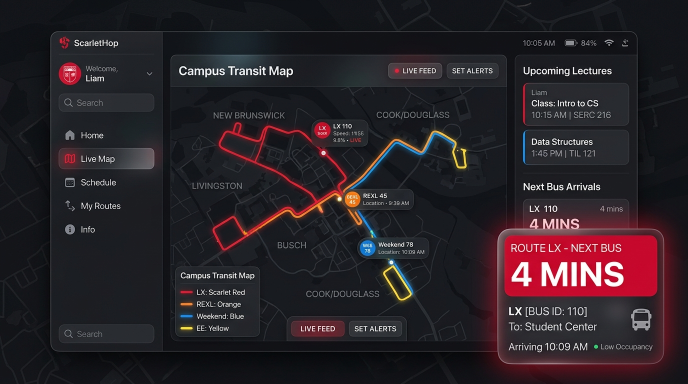
#> input picture Patient_Portal.png, 1376 x 768 px (shown at 1/2 size)
$ python -i schedule_parser.py   (imports and definitions only)
#> lines starting #> are read from the running program, lines starting #| are printed output that depends on the picture
import os
import json
import base64
import re
import io
from typing import List, Dict, Any, Optional
from PIL import Image

# [5 lines not run here, left out]

from google import genai
from google.genai import types

from app.rutgers_data import CAMPUS_BUILDINGS, find_building

DAY_MAP = {
    "M": "M", "MON": "M", "MONDAY": "M",
    "T": "T", "TU": "T", "TUE": "T", "TUES": "T", "TUESDAY": "T",
    "W": "W", "WED": "W", "WEDNESDAY": "W",
    "TH": "TH", "R": "TH", "H": "TH", "THU": "TH", "THUR": "TH", "THURSDAY": "TH",
    "F": "F", "FRI": "F", "FRIDAY": "F",
    "S": "S", "SA": "S", "SAT": "S", "SATURDAY": "S",
    "SU": "SU", "SUN": "SU", "SUNDAY": "SU"
}

DAY_ORDER = {"M": 1, "T": 2, "W": 3, "TH": 4, "F": 5, "S": 6, "SU": 7}

# [78 lines left out: functions normalize_days, normalize_time, prepare_image_for_gemini, not called in this run]

def parse_schedule_with_gemini(image_bytes: bytes, mime_type: str = "image/png") -> Dict[str, Any]:
    """
    Uses Gemini Vision API to parse Rutgers Course Schedule screenshots (WebReg, Canvas, CSP).
    Extracts course code, title, days of the week, meeting times, and classroom buildings.
    Groups identical meetings (same course, time, and location) into a single entry with combined days.
    """
    api_key = os.getenv("GEMINI_API_KEY")

    # Check if GEMINI_API_KEY is missing or blank
    if not api_key or api_key.strip() in ["", "your_gemini_api_key_here", "YOUR_GEMINI_API_KEY"]:
        print("[ScheduleOCR] GEMINI_API_KEY is not set or empty in .env.")
        return {
            "status": "missing_api_key",
            "message": "GEMINI_API_KEY is not set in .env. Please set GEMINI_API_KEY in your .env file to parse schedule screenshots.",
            "classes": []
        }

    # Normalize image to standard JPEG bytes
    safe_image_bytes, safe_mime = prepare_image_for_gemini(image_bytes, mime_type)

    model_name = os.getenv("GEMINI_MODEL") or "gemini-3.5-flash-lite"
    print(f"[ScheduleOCR] Analyzing image with Gemini model: {model_name}...")

    prompt = """
    You are an expert Rutgers University academic assistant.
    Analyze this Rutgers course schedule image (from WebReg, Canvas, or Course Schedule Planner) and extract all scheduled class meetings.

    CRITICAL EXTRACTION & GROUPING RULES:
    1. Extract the course title and code (e.g. "Intro to Computer Science (01:198:111)").
    2. Extract meeting days using standard abbreviations: "M", "T", "W", "TH", "F", "S", "SU" (or "Online"). Note: 'H' or 'R' at Rutgers stands for 'TH' (Thursday).
    3. Extract start and end times in 24-hour format (e.g. "10:20", "11:40").
    4. Extract the physical classroom location, building name, and room number (e.g. "Hill Center 114", "Tillett Hall 254", "SEC 111", "Academic Building 1180").
    5. CRITICAL GROUPING: When a course meets at the same time and in the same location/building on multiple days (for example, Monday and Thursday 10:20-11:40 in Hill Center 114), GROUP THEM INTO A SINGLE ENTRY with all days combined (e.g. ["M", "TH"] and "M, TH"). Do NOT return separate entries for M and TH!

    Return a strictly valid JSON array of objects with the following schema:
    [
      {
        "course": "string (e.g. Intro to Computer Science 01:198:111)",
        "days": ["M", "TH"],
        "days_display": "M, TH",
        "startTime": "HH:MM in 24-hour format (e.g. 10:20)",
        "endTime": "HH:MM in 24-hour format (e.g. 11:40)",
        "building": "string (e.g. Hill Center 114)",
        "room": "string (e.g. 114)",
        "location": "string (e.g. Hill Center 114)"
      }
    ]

    Do not include markdown fences or explanation. Return only valid JSON.
    """

    client = genai.Client(api_key=api_key.strip())
    try:
        response = client.models.generate_content(
            model=model_name,
            contents=[
                types.Part.from_bytes(data=safe_image_bytes, mime_type=safe_mime),
                prompt
            ]
        )
        raw_text = response.text.strip()
    except Exception as e:
        print(f"[ScheduleOCR] Gemini parsing error: {e}")
        return {
            "status": "error",
            "message": f"Gemini Vision parsing failed: {str(e)}",
            "classes": []
        }

    try:
        # Robust JSON extraction using regex
        json_match = re.search(r"(\[[\s\S]*\]|\{[\s\S]*\})", raw_text)
        if json_match:
            parsed = json.loads(json_match.group(1))
        else:
            parsed = json.loads(raw_text)

        if isinstance(parsed, dict):
            parsed = parsed.get("classes") or parsed.get("schedule") or parsed.get("courses") or [parsed]

        if not isinstance(parsed, list):
            parsed = []

        # Post-processing: Group identical (course, building, time) across separate day entries
        grouped_dict = {}
        for item in parsed:
            if not isinstance(item, dict):
                continue
            course = item.get("course", "").strip()
            building = item.get("building", "").strip() or item.get("location", "").strip()
            start = normalize_time(item.get("startTime", ""))
            end = normalize_time(item.get("endTime", ""))

            raw_days = item.get("days", [])
            normalized_d = normalize_days(raw_days)

            # Course key normalization
            norm_course = re.sub(r":\d{2,3}$", "", course.lower()).strip()
            norm_bldg = building.lower()
            key = (norm_course, norm_bldg, start, end)

            if key not in grouped_dict:
                grouped_dict[key] = {
                    "course": course,
                    "building": building,
                    "room": item.get("room", ""),
                    "startTime": start,
                    "endTime": end,
                    "days": normalized_d
                }
            else:
                for d in normalized_d:
                    if d not in grouped_dict[key]["days"]:
                        grouped_dict[key]["days"].append(d)
                # Resort by academic calendar order
                grouped_dict[key]["days"] = sorted(
                    grouped_dict[key]["days"],
                    key=lambda x: DAY_ORDER.get(x, 99)
                )

        consolidated_classes = list(grouped_dict.values())

        # Enrich with days_display and Google Maps search location / (Online) via Gemini 3.5 Flash Lite
        for item in consolidated_classes:
            item["days_display"] = ", ".join(item["days"])

        from app.ics_parser import resolve_locations_with_gemini
        consolidated_classes = resolve_locations_with_gemini(consolidated_classes)

        # Order strictly by Date (earliest day of the week) and Time
        def class_sort_key(cls_item):
            min_day = min((DAY_ORDER.get(d, 99) for d in cls_item.get("days", [])), default=99)
            return (min_day, cls_item.get("startTime", "00:00"))

        consolidated_classes.sort(key=class_sort_key)

        if not consolidated_classes:
            return {
                "status": "success",
                "message": "No courses could be detected in this screenshot. Please ensure the image clearly shows your class schedule, times, and classrooms.",
                "classes": []
            }

        return {"status": "success", "classes": consolidated_classes}
    except Exception as e:
        print(f"[ScheduleOCR] Gemini parsing error: {e}")
        return {
            "status": "error",
            "message": f"Gemini Vision parsing failed: {str(e)}",
            "classes": []
        }

>>> import cv2
>>> picture = cv2.imread('../../Patient_Portal.png', cv2.IMREAD_GRAYSCALE)
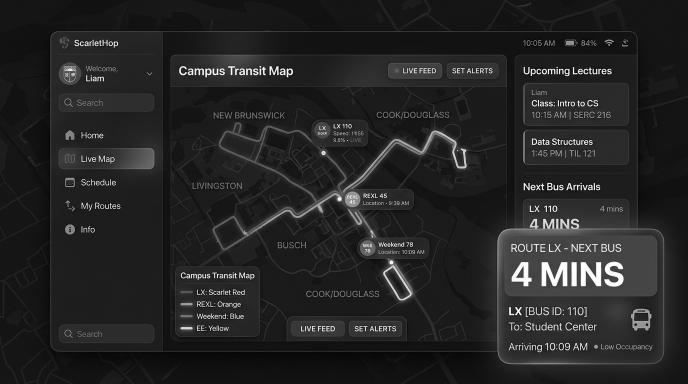
#> picture: shape (768, 1376) (shown at 1/2 size); min 0, max 255, mean 36.8
>>> result = parse_schedule_with_gemini(picture)
#> result = 3 items
